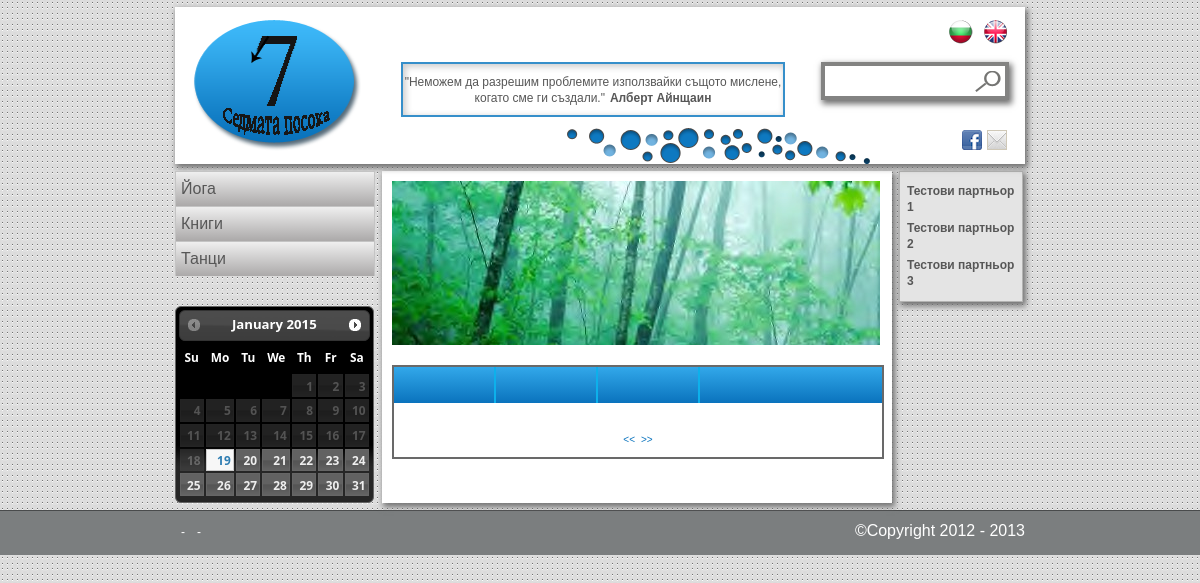
The page / on the database its author committed.
### tables this page shows
create table thought_text (
  id int not null auto_increment primary key,
  bg text,
  en text
);

create table thought_author (
  id int not null auto_increment primary key,
  bg text,
  en text
);

create table category (
  id         int not null auto_increment primary key,
  pictureSrc varchar(150) not null,
  nameId     int not null,
  descrId    int not null,
  createdAt  timestamp default current_timestamp,

  foreign key (nameId) 
    references categoryname(id)
    on delete cascade
    on update cascade,

  foreign key (descrId) 
    references categorydescr(id)
    on delete cascade
    on update cascade
);

create table categoryname (
  id int not null auto_increment primary key,
  bg text,
  en text
);

create table ads (
  id        int not null auto_increment primary key,
  imagePath varchar(150) not null,
  link      varchar(150),
  titleId   int not null,
  type      int not null,
  startDate timestamp,
  endDate   timestamp,

  foreign key (titleId) 
    references adstitle(id)
    on delete cascade
    on update cascade
);

create table partner (
  id      int not null auto_increment primary key,
  logoSrc varchar(150) not null,
  link    varchar(150),
  nameId  int not null,

  foreign key (nameId) 
    references partnername(id)
    on delete cascade
    on update cascade
);

create table partnername (
  id int not null auto_increment primary key,
  bg text,
  en text
);

### application/helpers/printLayout_helper.php (called while the page is built, shortened)
<?php
if (!function_exists('test_method')) {
    function printLayout($pointer, $templateLayout = null, $mainLayout, $data) {
        $data['ui_labels'] = $pointer->uiLabelsModel->getLabelsForLanguage( $data['language'] );
        $pointer->load->view('templates/header', $data);
        $pointer->load->view($mainLayout, $data);
        $pointer->load->view('templates/footer', $data);
    }
}
?>

### application/controllers/home.php (called while the page is built, shortened)
<?php
class home extends CI_Controller{
    function index($language)
    {
        $language = strtolower($language);
        $data = $this->load_data->populateHeaderData($language);
        $ui_labels = $this->uiLabelsModel->getLabelsForLanguage( $language );
        $data['events'] = $this->eventModel->getAllEvents(0,null,$language);
        $data['language']=$language;
        $data['viewedEventsTitle'] = $ui_labels['search']['results'].' '.$ui_labels['search']['today'];
        printLayout($this, null, "homeView", $data);
    }
}
?>

### index.php (called while the page is built, shortened)
<?php
require_once BASEPATH.'core/CodeIgniter.php';

### application/models/thoughtModel.php (called while the page is built, shortened)
<?php
class thoughtModel extends CI_Model {
    function getLastThought($limit =1, $language)
   {
       $this->db->select('thought_text.'.$language.' as text, thought_author.'.$language.' as author' );
       $this->db->from('thought');
       $this->db->join('thought_author','thought_author.id = thought.authorId');
       $this->db->join('thought_text','thought_text.id = thought.textId');
       $this->db->order_by('thought.id','desc');
       $this->db->limit($limit);
       $query=$this->db->get();
       if($query->num_rows() > 0){
           return $query->result_array();
       }
   }
   function getThought($day = null ,$limit = 0,$language) {
       $day = isset($day)?$day:Date('Y:m:d');
        $this->db->select('thought_text.'.$language.' as text, thought_author.'.$language.' as author');
        $this->db->join('thought_author','thought_author.id = thought.authorId');
        $this->db->join('thought_text','thought_text.id = thought.textId');
        $this->db->where("`startDate` <=  '".$day."' AND  `endDate` >=  '".$day."'");
        if($limit > 0)
        {
            $this->db->limit($limit);
        }
        $query = $this->db->get('thought');
        if($query->num_rows() > 0)
        {
            return $query->result_array();
        }
        else
        {
            return $this->getLastThought(1,$language);
        }
   }
}
?>

### application/libraries/load_data.php (called while the page is built, shortened)
<?php
class Load_Data extends CI_Controller {
    function populateHeaderData($language) {
        $language = strtolower($language);
        $CI = &get_instance();
        $data['banners'] = $CI->adsModel->getAds(null, 1, 7, $language);
        $data['ads'] = $CI->adsModel->getAds(null, 2, 2, $language);
        $data['partners'] = $CI->partnerModel->getPartners($language);
        $data['categories'] = $CI->categoryModel->
                getAllCategoriesName($language);
        $data['subcategories'] = $CI->subcategoryModel->
                getSubcategoriesForCategory($catId = null, $language);
        $data['thought'] = $CI->thoughtModel->getThought(null, 1, $language);
        return $data;
    }
}
?>

### application/models/categoryModel.php (called while the page is built, shortened)
<?php
class categoryModel extends CI_Model {
    function getAllCategoriesName($language) {
        $this->db->select('category.id,categoryname.'.$language.' as name');
        $this->db->join('categoryname','categoryname.id = category.nameId');
        $this->db->order_by('name', 'asc');
        $query = $this->db->get('category');
        return $query->result_array();
    }
}
?>

### application/models/adsModel.php (called while the page is built, shortened)
<?php
class adsModel extends CI_Model {
    function getLast($type,$language)
    {
        $this->db->select('ads.imagePath, ads.link, adstitle.'.$language.' as title');
        $this->db->join('adstitle',' adstitle.id = ads.titleId ');
        $this->db->where('ads.type = "'.$type.'"');
        $this->db->order_by('ads.endDate','Desc');
        $this->db->limit(1);
        return $this->db->get('ads');
    }
    function getAds($day = null,$type,$limit = null,$language = "bg")
    {
        $day = isset($day)?$day:Date('Y:m:d');
        $this->db->select('ads.imagePath, ads.link, adstitle.'.$language.' as title');
        $this->db->join('adstitle',' adstitle.id = ads.titleId ');
        $this->db->where('ads.type = "'.$type.'" AND startDate <= "'.$day.'"
            AND endDate >= "'.$day.'"');
        if($limit != null)
        {
            $this->db->limit($limit);
        }
        $query = $this->db->get('ads');
        if($query->num_rows() <= 0 and $type == 1)
        {
            $query = $this->getLast($type,$language);
        }
        return $query->result_array();
    }
}
?>

### application/models/partnerModel.php (called while the page is built)
<?php
class partnerModel extends CI_Model {
    function getPartners($language)
    {
        $this->db->select(' partner.link, partner.logoSrc, partnername.'.$language.' as name');
        $this->db->join('partnername','partnername.id = partner.nameId');
        $query = $this->db->get('partner');
        return $query->result_array();
    }
}
?>

### application/views/homeView.php (the view, shortened to what this page needs)
<div class="bannerHolder">
    <div id="slides">
        <?php
        foreach ($banners as $banner) {
            echo '<a href="' . $banner['link'] . '"><img src="' . base_url() . 'img/' . $banner['imagePath'] . '" alt="' . $banner['title'] . '" /></a>';
        }
        ?>
    </div>
</div>
<div class="articleHolder">
    <div class="articleNav">
        <?php
        echo "<a href='".base_url().$language.'/'."search/dateSearch/0' >".$ui_labels['search']['today'  ]."</a>";
        echo "<a href='".base_url().$language.'/'."search/dateSearch/7' >".$ui_labels['search']['week'   ]."</a>";
        echo "<a href='".base_url().$language.'/'."search/dateSearch/14'>".$ui_labels['search']['2_weeks']."</a>";
        echo "<a href='".base_url().$language.'/'."search/dateSearch/30'>".$ui_labels['search']['month'  ]."</a>";
        ?>
    </div>
    <article class="articleText">
        <div class="subCategoryMainHolder">
            <div class="subCategoryEventHolder">
				<div class="pagging"></div>
            </div>
        </div>
    </article>
</div>

### application/views/templates/header.php (shortened to what this page needs)
<?php
$query = $_SERVER['QUERY_STRING'] ? '?'.$_SERVER['QUERY_STRING'] : '';
$uri_string = $this->uri->uri_string();
$uri_string = $uri_string ? $uri_string : $language;
$full_url = $this->config->site_url().'/'.$uri_string.$query;
$full_url = str_replace('/index.php', '', $full_url);
?>
<!DOCTYPE html>
<html>
    <head>
        <link rel="stylesheet" type="text/css" href="<?php echo base_url();?>css/style.css" />
        <link rel="stylesheet" type="text/css" href="<?php echo base_url();?>js/jquery-ui-1.10.2.custom/css/ui-darkness/jquery-ui-1.10.2.custom.css"></script>
        <link rel="stylesheet" type="text/css" href="<?php echo base_url();?>js/jquery-ui-1.10.2.custom/css/ui-darkness/jquery-ui-1.10.2.custom.min.css"></script>
    </head>
    <body>
        <div class="wrapAllMain">
        <div class="wrapAll">
            <header class="wrapHeader">
                <div class="clear">
                    <a class="logo" href="<?php echo base_url().$language;?>/" ><img src="<?php echo base_url()?>img/logo_sedmata_posoka.png" alt="logo" /></a>
                    <div class="mindHolder">
                        <?php
                        echo '<p>"' . $thought[0]['text'] . '"<span class="author"> ' . $thought[0]['author'] . '</span></p>';
                        ?>
                    </div>
                    <div class="bubbles"></div>
                    <div class="rightPart">
                        <section class="language clear">
                            <a href="<?php echo str_replace('/bg', '/en', $full_url); ?>" class="en"></a>
                            <a href="<?php echo str_replace('/en', '/bg', $full_url); ?>" class="bg"></a>
                        </section>
						<section id="searchHolder" class="search">
							<form id="formSearch" name="formSearch" action="" method="post" onsubmit="return searchByWord();">
								<input class="searchTxt" id="searchTxt" name="searchTxt" type="search" />
								<input class="searchBttn" id="searchBttn" type="submit" value="" />
							</form>
						</section>
                        <section class="socials clear">
                            <a class="email" href="<?=base_url().$language?>/contacts"></a>
                            <a class="fb" href=""></a>
                        </section>
                    </div>
                </div>
            </header>
            <section class="wrapMain">
                <div class="clear">
                    <div class ="wrapMainLeft">
                        <nav class ="navMain">
							<ul class="level1">
                            <?php
                            foreach ($categories as $category) {
                                echo '<li class="level1Li"><a class="level1Link" href="' . base_url() .$language.'/'. 'category/' . $category['id'] . '">' .
                                $category['name'] . ' </a>';
								echo '</li>';
                            }
                            ?>
							</ul>
                        </nav>
						<div class="datePickerHolder">
							<div id="datepicker"></div>
						</div>
                    </div>
                    <div class ="wrapMainMiddle">

### application/views/templates/footer.php (shortened to what this page needs)
</div>
<div class ="wrapMainRight">
    <div class="partnersMainHolder">
        <h3><?=$ui_labels['partners']['list']?></h3>
        <?php
        foreach ($partners as $partner) {
            echo '<h4>' . $partner['name'] . '</h4>';
        }
        ?>
    </div>
</div>
</div>
</section>
</div>
<footer class="footer">
    <div class ="content">
		<nav class ="navBottom">
			<?php
            echo '<span class="separator">-</span>';
            echo '<span class="separator">-</span>';
			?>
		</nav>
		<span class="footerRight">&copy;Copyright 2012 - 2013</span>
	</div>
</footer>
</div>
</body>
</html>

### rows shown on the page
thought_text: bg "Неможем да разрешим проблемите използвайки същото мислене, когато сме ги създали.", thought_author.bg "Алберт Айнщаин"
category: nameId.bg "Йога"
category: nameId.bg "Книги"
category: nameId.bg "Танци"
ads: imagePath (picture)
partner: nameId.bg "Тестови партньор 1"
partner: nameId.bg "Тестови партньор 2"
partner: nameId.bg "Тестови партньор 3"
